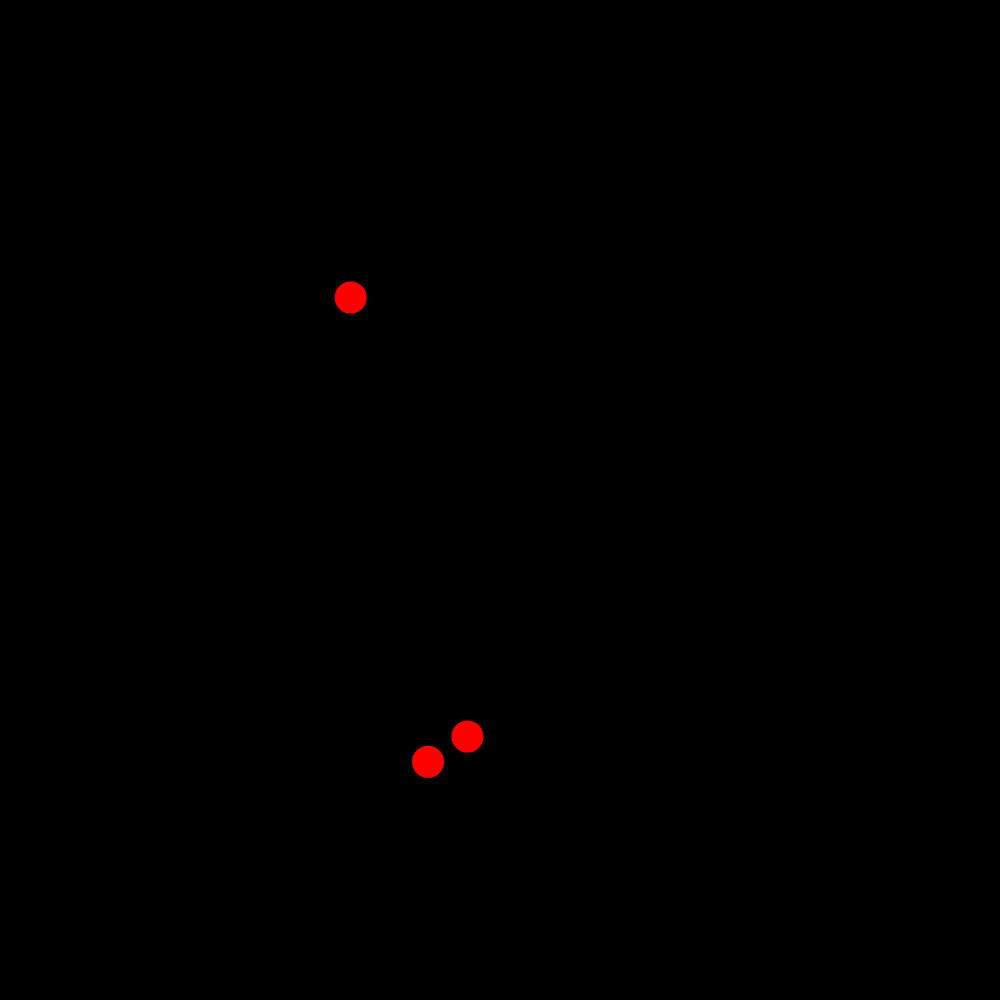
Frame 1 (no input)
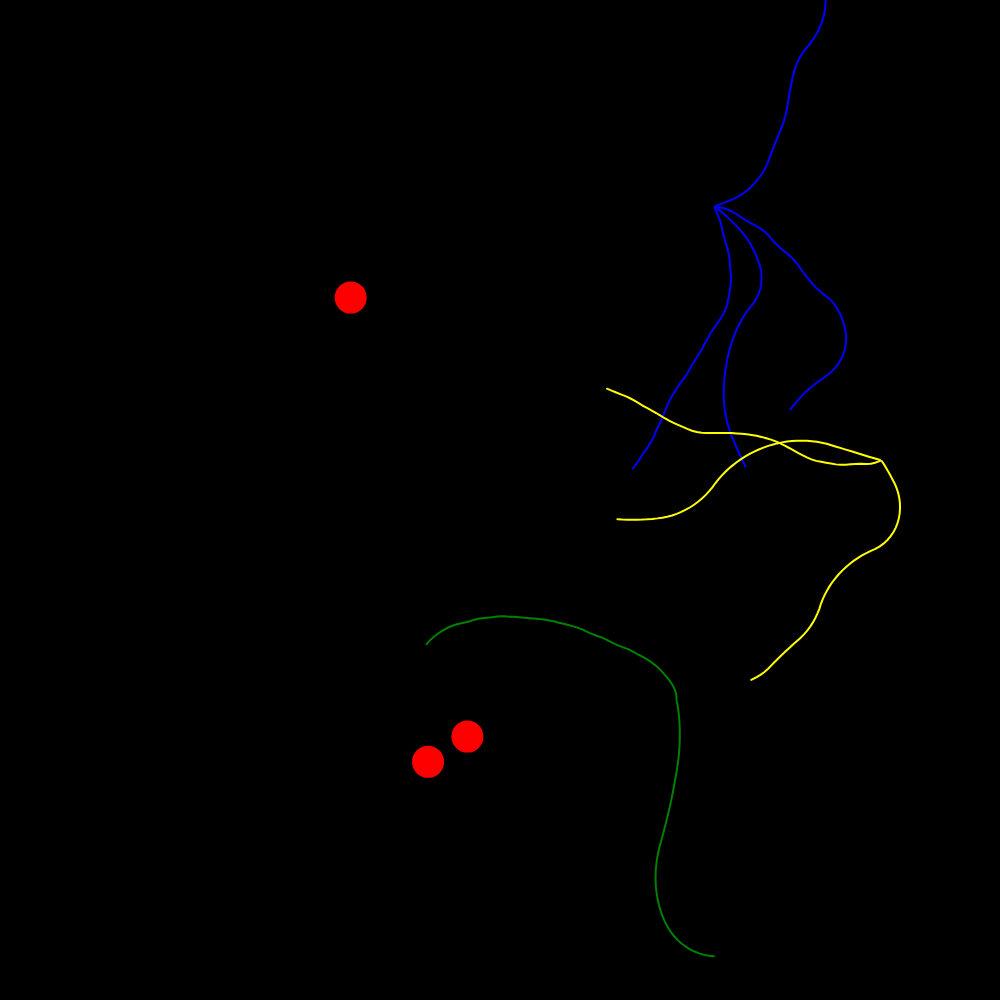
Frame 60 (no input)
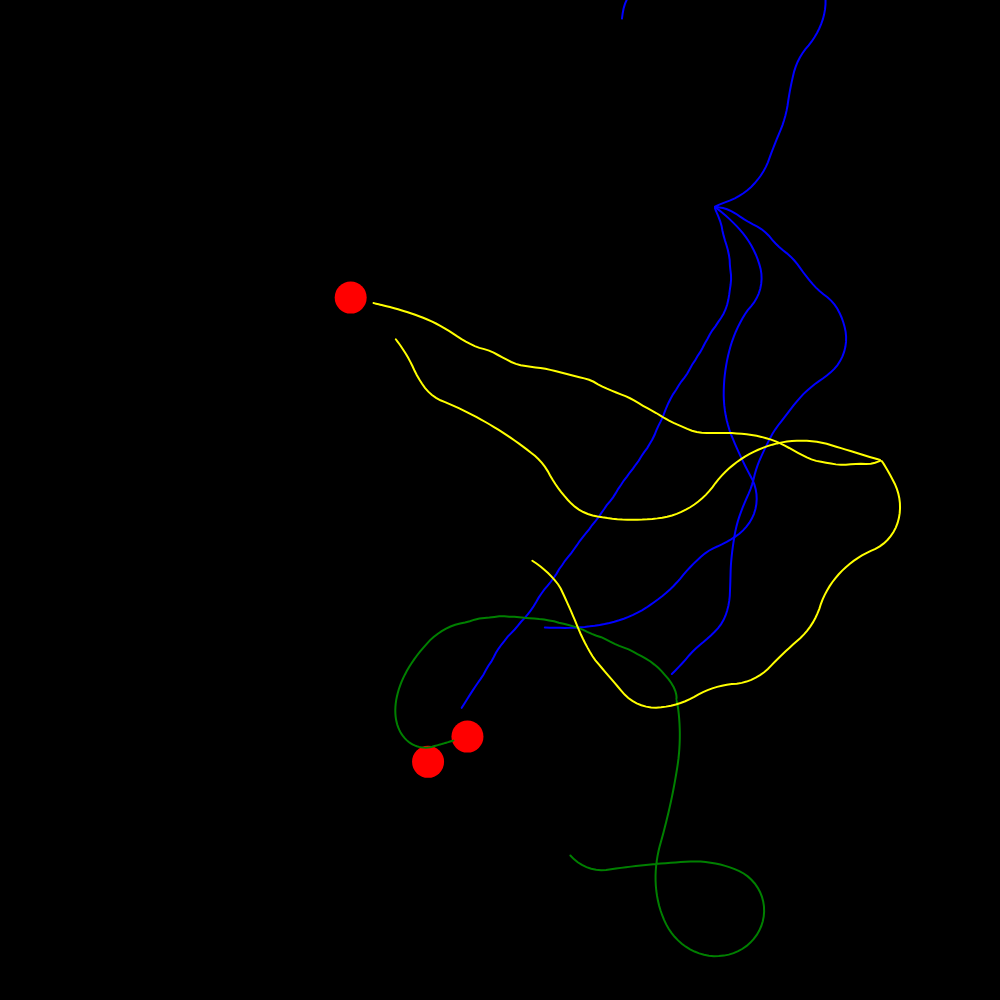
Frame 120 (the mouse pressed at the canvas centre since frame 60)

The p5.js sketch that drew these frames (run headless with seeded random() and noise() and a simulated clock; from frame 60 on, the mouse is pressed at the canvas centre):

// p5.js sketch
// ── sketch.js
let nodes = [];

function setup() {
  createCanvas(1000, 1000);

  let cols = ['blue', 'green', 'yellow']
  for (let i = 0; i < 3; i++) {
    let strokeCol = cols[i];
    node = new Node(random(width), random(height), int(random(2, 5)), strokeCol);
    nodes.push(node);
  }
}

function draw() {
  background(0);

  for (let i = 0; i < nodes.length; i++) {
    let node = nodes[i];
    node.applyBehaviors();
    node.show();
  }

}

class Node {
  constructor(x, y, n, col) {
    this.pos = createVector(x, y);
    this.numberOfBranches = n;
    this.strokeCol = col; 

    this.vehicles = [];

    for (let i = 0; i < this.numberOfBranches; i++) {
      let wobblyFactor = int(random(0, 20));
      let vehicle = new Vehicle(this.pos.x, this.pos.y, wobblyFactor);
      this.vehicles.push(vehicle);
      this.target = createVector(random(width), random(height));
    }

    this.allVehiclesArrived = false;


  }

  applyBehaviors() {
    fill(255, 0, 0);
    noStroke();
    ellipse(this.target.x, this.target.y, 32);

    for (let i = 0; i < this.vehicles.length; i++) {
      let vehicle = this.vehicles[i];
      let wanderForce = vehicle.wander();

      if (vehicle.distance > 100) {
        vehicle.applyForce(wanderForce.mult(5));
      }


      let steering = vehicle.arrive(this.target);
      vehicle.applyForce(steering);
    }


  }

  show() {
    stroke(this.strokeCol);
    let allArrived = true; // Assume all vehicles have arrived initially
    for (let i = 0; i < this.vehicles.length; i++) {
      let vehicle = this.vehicles[i];
      vehicle.update();
      vehicle.show();

      // Check if the current vehicle has not arrived
      if (!vehicle.hasArrived) {
        allArrived = false; // Set to false if any vehicle has not arrived
      }
    }

    // Set allVehiclesArrived to true only if all vehicles have arrived
    this.allVehiclesArrived = allArrived;

    // if (this.allVehiclesArrived) {
    //   ellipse(width / 2, height / 2, 200);
    // }
  }


}


class Vehicle {
  constructor(x, y, wobble) {
    this.pos = createVector(x, y);
    this.vel = p5.Vector.random2D();
    this.acc = createVector(0, 0);
    this.maxSpeed = 5;
    this.maxForce = 0.2;
    this.r = 16;
    this.wobbleFactor = wobble; //0 = straight, 3 = shaky, 10 = curvy

    this.wanderTheta = 0;
    this.distance = 0;

    this.currentPath = [];
    this.paths = [this.currentPath];

    this.hasArrived = false;
  }



  evade(vehicle) {
    let pursuit = this.pursue(vehicle);
    pursuit.mult(-1);
    return pursuit;
  }

  pursue(vehicle) {
    let target = vehicle.pos.copy();
    let prediction = vehicle.vel.copy();
    prediction.mult(10);
    target.add(prediction);
    fill(0, 255, 0);
    circle(target.x, target.y, 16);
    return this.seek(target);
  }

  arrive(target) {
    // 2nd argument true enables the arrival behavior
    return this.seek(target, true);
  }

  flee(target) {
    return this.seek(target).mult(-1);
  }

  seek(target, arrival = false) {


    let force = p5.Vector.sub(target, this.pos);
    let desiredSpeed = this.maxSpeed;
    if (arrival) {
      let slowRadius = 100;
      this.distance = force.mag();
      if (this.distance < slowRadius) {
        desiredSpeed = map(this.distance, 0, slowRadius, 0, this.maxSpeed);
      }
    }

    if (frameCount > 5 && this.vel.mag() < .1) {
      this.hasArrived = true; //has the vehicle arrived to the target?
    }

    force.setMag(desiredSpeed);
    force.sub(this.vel);
    force.limit(this.maxForce);
    return force;
  }

  wander(debug = false) {
    let wanderPoint = this.vel.copy();
    wanderPoint.setMag(200);
    wanderPoint.add(this.pos);

    if (debug) {
      fill(255, 0, 0);
      noStroke();
      circle(wanderPoint.x, wanderPoint.y, 8);
    }

    let wanderRadius = 100;

    if (debug) {
      noFill();
      stroke(255);
      circle(wanderPoint.x, wanderPoint.y, wanderRadius * 2);
      line(this.pos.x, this.pos.y, wanderPoint.x, wanderPoint.y);
    }

    let theta = this.wanderTheta + this.vel.heading();

    let x = wanderRadius * cos(theta);
    let y = wanderRadius * sin(theta);
    wanderPoint.add(x, y);

    if (debug) {
      fill(0, 255, 0);
      noStroke();
      circle(wanderPoint.x, wanderPoint.y, 16);


      stroke(255);
      line(this.pos.x, this.pos.y, wanderPoint.x, wanderPoint.y);
    }

    let steer = wanderPoint.sub(this.pos);
    steer.setMag(this.maxForce);

    // this.applyForce(steer);

    let displaceRange = radians(360);

    if (frameCount % this.wobbleFactor == 0) {
      this.wanderTheta += random(-displaceRange, displaceRange);
    }

    return steer;

  }

  applyForce(force) {
    this.acc.add(force);
  }

  update() {
    this.vel.add(this.acc);
    this.vel.limit(this.maxSpeed);
    this.pos.add(this.vel);
    this.acc.set(0, 0);

    if (this.vel.mag() > 0.1) {
      this.currentPath.push(this.pos.copy());
    }

  }

  show(debug = false) {
    // stroke(255);
    strokeWeight(2);

    if (debug) {
      fill(255);
      push();
      translate(this.pos.x, this.pos.y);
      rotate(this.vel.heading());
      triangle(-this.r, -this.r / 2, -this.r, this.r / 2, this.r, 0);
      pop();
    }

    for (let path of this.paths) {
      beginShape();
      noFill();
      for (let v of path) {
        vertex(v.x, v.y);
      }
      endShape();
    }
  }

  edges() {
    let hitEdge = false;
    if (this.pos.x > width + this.r) {
      this.pos.x = -this.r;
      hitEdge = true;
    } else if (this.pos.x < -this.r) {
      this.pos.x = width + this.r;
      hitEdge = true;
    }
    if (this.pos.y > height + this.r) {
      this.pos.y = -this.r;
      hitEdge = true;
    } else if (this.pos.y < -this.r) {
      this.pos.y = height + this.r;
      hitEdge = true;
    }

    if (hitEdge) {
      this.currentPath = [];
      this.paths.push(this.currentPath);
    }
  }
}


function intersect(x1, y1, x2, y2, x3, y3, x4, y4) {
  // Calculate the direction of the lines
  let uA = ((x4 - x3) * (y1 - y3) - (y4 - y3) * (x1 - x3)) /
    ((y4 - y3) * (x2 - x1) - (x4 - x3) * (y2 - y1));
  let uB = ((x2 - x1) * (y1 - y3) - (y2 - y1) * (x1 - x3)) /
    ((y4 - y3) * (x2 - x1) - (x4 - x3) * (y2 - y1));

  // If uA and uB are between 0-1, lines are intersecting
  if (uA >= 0 && uA <= 1 && uB >= 0 && uB <= 1) {
    // Intersection point
    let intersectionX = x1 + (uA * (x2 - x1));
    let intersectionY = y1 + (uA * (y2 - y1));
    return {
      intersects: true,
      x: intersectionX,
      y: intersectionY
    };
  }
  return {
    intersects: false
  };
}
